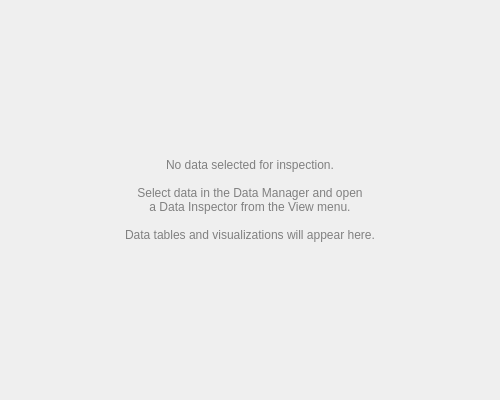
<?xml version="1.0" encoding="UTF-8"?>
<ui version="4.0">
 <class>DataInspectorViewWidget</class>
 <widget class="QWidget" name="DataInspectorViewWidget">
  <property name="geometry">
   <rect>
    <x>0</x>
    <y>0</y>
    <width>500</width>
    <height>400</height>
   </rect>
  </property>
  <property name="minimumSize">
   <size>
    <width>300</width>
    <height>200</height>
   </size>
  </property>
  <property name="windowTitle">
   <string>Data Inspector View</string>
  </property>
  <layout class="QVBoxLayout" name="mainLayout">
   <property name="spacing">
    <number>0</number>
   </property>
   <property name="leftMargin">
    <number>0</number>
   </property>
   <property name="topMargin">
    <number>0</number>
   </property>
   <property name="rightMargin">
    <number>0</number>
   </property>
   <property name="bottomMargin">
    <number>0</number>
   </property>
   <item>
    <layout class="QVBoxLayout" name="contentLayout">
     <property name="spacing">
      <number>0</number>
     </property>
     <item>
      <widget class="QLabel" name="placeholderLabel">
       <property name="text">
        <string>No data selected for inspection.

Select data in the Data Manager and open
a Data Inspector from the View menu.

Data tables and visualizations will appear here.</string>
       </property>
       <property name="alignment">
        <set>Qt::AlignCenter</set>
       </property>
       <property name="wordWrap">
        <bool>true</bool>
       </property>
       <property name="styleSheet">
        <string>color: gray; padding: 40px;</string>
       </property>
      </widget>
     </item>
    </layout>
   </item>
  </layout>
 </widget>
 <resources/>
 <connections/>
</ui>
